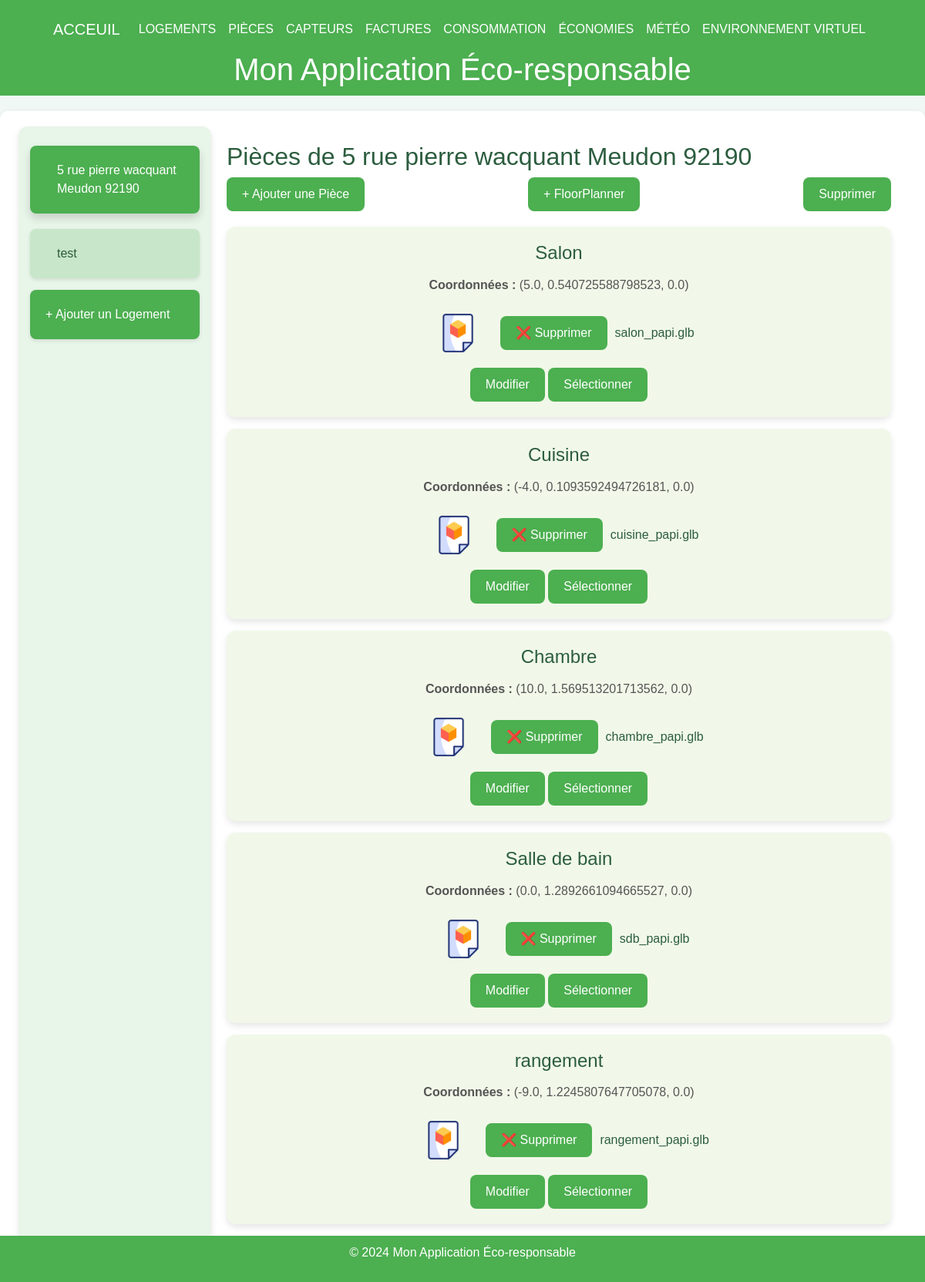
The app's page /rooms/1 with its own data.
### tables this page shows
CREATE TABLE Housing (
housing_id INTEGER PRIMARY KEY, -- Identifiant unique pour chaque logement
address VARCHAR(255), -- Adresse du logement
phone_number VARCHAR(20), -- NumÃ©ro de contact pour le logement
ip_address VARCHAR(15), -- Adresse IP associÃ©e au logement
insert_date TIMESTAMP DEFAULT CURRENT_TIMESTAMP -- Horodatage de l'ajout de l'enregistrement
);

CREATE TABLE Room (
    room_id INTEGER PRIMARY KEY, 
    housing_id INTEGER,
    name VARCHAR(100),
    x FLOAT,
    y FLOAT,
    z FLOAT,
    gltf_model VARCHAR(100) DEFAULT NULL,  -- Fix here: Comma instead of semicolon
    FOREIGN KEY (housing_id) REFERENCES Housing(housing_id)
);

### main.py (the view)
@app.get("/rooms/{housing_id}", response_class=HTMLResponse)
def get_rooms_for_housing(request: Request, housing_id: int):
    conn = get_db_connection()
    logements = conn.execute("SELECT housing_id, address FROM Housing").fetchall()
    rooms = conn.execute("SELECT * FROM Room WHERE housing_id = ?", (housing_id,)).fetchall()
    logement_address = next((logement["address"] for logement in logements if logement["housing_id"] == housing_id), "Logement par Défaut")
    conn.close()
    logements_list = [dict(logement) for logement in logements]
    rooms_list = [dict(room) for room in rooms]
    return templates.TemplateResponse("rooms.html", {
        "request": request,
        "logements": logements_list,
        "rooms": rooms_list,
        "selected_id": housing_id,
        "selected_logement_address": logement_address
    })

### templates/rooms.html (shortened to what this page needs)
{% extends "layout.html" %}
{% block content %}
<div class="container-fluid">
    <div class="menu">
        {% for logement in logements %}
        <div class="menu-item {% if selected_id == logement.housing_id %}active{% endif %}"
            onclick="location.href='/rooms/{{ logement.housing_id }}'">
            {{ logement.address }}
        </div>
        {% endfor %}
        <div class="menu-item" style="background-color: #4caf50; color: white;"
                  onclick="location.href='https://localhost:8000/logements'">
                  + Ajouter un Logement
            </div>
    </div>
    <div class="content">
        <h2>Pièces de {{ selected_logement_address or 'Logement par Défaut' }}</h2>
        <div class="actions">
            <button class="btn" onclick="openAddModal()">+ Ajouter une Pièce</button>
            <button class="btn" onclick="location.href='https://localhost:8000/floormap/{{ selected_id }}'">
                + FloorPlanner
            </button>            <button class="btn" onclick="deleteSelected()">Supprimer</button>
        </div>
        {% if rooms %}
        {% for room in rooms %}
        <div class="tile" id="tile-{{ room.room_id }}">
            <h3>{{ room.name }}</h3>
            <p><strong>Coordonnées :</strong> ({{ room.x }}, {{ room.y }}, {{ room.z }})</p>
            <div style="margin-top: 10px; display: flex; align-items: center; gap: 10px;">
                <label id="file-label-{{ room.room_id }}" for="gltf-upload-{{ room.room_id }}"
                    class="custom-file-upload btn" {% if room.gltf_model %}style="background-color: transparent;" {%
                    endif %}>
                    <div class="file-icon-container">
                        <img src="/static/icons/3d-file-static.png" alt="3D Static" class="file-icon static-img">
                    </div>
                </label>
                <button id="delete-btn-{{ room.room_id }}" class="btn"  onclick="deleteFile('{{ room.room_id }}')">
                    ❌ Supprimer
                </button>
                <span id="file-name-{{ room.room_id }}">
                    {% if room.gltf_model %} {{ room.gltf_model.split('/')[-1] }} {% else %} Aucun fichier choisi {%
                    endif %}
                </span>
            </div>
            <div style="margin-top: 10px;">
                <button class="btn"
                    onclick="openEditModal('{{ room.room_id }}', '{{ room.name }}', '{{ room.x }}', '{{ room.y }}', '{{ room.z }}')">
                    Modifier
                </button>
                <button class="btn" onclick="toggleSelection('{{ room.room_id }}')">Sélectionner</button>
            </div>
        </div>
        {% endfor %}
        {% else %}
        <p>Aucune pièce trouvée pour ce logement.</p>
        {% endif %}
    </div>
</div>
{% endblock %}

### templates/layout.html (shortened to what this page needs)
<!DOCTYPE html>
<html lang="fr">
<head>
    <link href="https://cdn.jsdelivr.net/npm/bootstrap@5.3.0/dist/css/bootstrap.min.css" rel="stylesheet">
</head>
<body>
    <header>
        {% include 'menu.html' %}
        <h1>Mon Application Éco-responsable</h1>
    </header>
    <main class="container-fluid">
        {% block content %}{% endblock %}
    </main>
    <footer>
        <p>&copy; 2024 Mon Application Éco-responsable</p>
    </footer>
</body>
</html>

### templates/menu.html (shortened to what this page needs)
<nav class="navbar navbar-expand-lg navbar-light">
    <div class="container-fluid">
        <a class="navbar-brand text-white" href="/">Acceuil</a>
        <div class="collapse navbar-collapse" id="navbarNav">
            <ul class="navbar-nav">
                <li class="nav-item"><a class="nav-link text-white" href="/logements">Logements</a></li>
                <li class="nav-item"><a class="nav-link text-white" href="/rooms/1">Pièces</a></li>
                <li class="nav-item"><a class="nav-link text-white" href="/sensors/1">Capteurs</a></li>
                <li class="nav-item"><a class="nav-link text-white" href="/visualiser_factures">Factures</a></li>
                <li class="nav-item"><a class="nav-link text-white" href="/consommation_par_logement">Consommation</a></li>
                <li class="nav-item"><a class="nav-link text-white" href="/economies_realisees">Économies</a></li>
                <li class="nav-item"><a class="nav-link text-white" href="/meteo">Météo</a></li>
                <li class="nav-item"><a class="nav-link text-white" href="/vite_scene">Environnement Virtuel</a></li>
            </ul>
        </div>
    </div>
</nav>

### templates/layout.html (style rules this page uses)
body { font-family: Arial, sans-serif; margin: 0; padding: 0; background-color: #f0f7f4; color: #2c5d3f; }
header { background-color: #4caf50; color: white; display: flex; flex-direction: column; align-items: center; padding: 10px; position: relative; }
header h1 { text-align: center; margin: 0; }
main { margin: 20px auto; padding: 20px; max-width: 1200px; background-color: white; border-radius: 10px; box-shadow: 0 4px 10px rgba(0, 0, 0, 0.1); }
footer { background-color: #4caf50; color: white; text-align: center; padding: 10px 0; position: fixed; width: 100%; bottom: 0; }

### templates/rooms.html (style rules this page uses)
.container-fluid { display: flex; flex-direction: column; }
@media (min-width: 768px) { .container-fluid { flex-direction: row; } }
.menu { width: 100%; background-color: #e8f5e9; padding: 15px; border-radius: 12px; box-shadow: 0 4px 8px rgba(0, 0, 0, 0.1); }
@media (min-width: 768px) { .menu { width: 250px; border-bottom: none; border-radius: 12px; } }
.menu-item { background-color: #c8e6c9; padding: 20px; margin: 15px 0; text-align: left; border-radius: 8px; cursor: pointer; display: flex; align-items: center; gap: 15px; transition: transform 0.3s, box-shadow 0.3s; box-shadow: 0 2px 5px rgba(0, 0, 0, 0.1); }
.menu-item:hover, .menu-item.active { background-color: #4caf50; color: white; transform: translateY(-5px); box-shadow: 0 6px 12px rgba(0, 0, 0, 0.15); }
.content { flex: 1; padding: 20px; }
.actions { margin-bottom: 20px; display: flex; justify-content: space-between; }
.btn { background-color: #4caf50; color: white; border: none; padding: 10px; border-radius: 5px; cursor: pointer; transition: transform 0.2s; }
.tile { display: inline-block; background-color: #f1f8e9; border-radius: 10px; padding: 10px; margin: 10px; box-shadow: 2px 2px 5px rgba(0, 0, 0, 0.2); text-align: center; transition: transform 0.3s; }
.tile { background-color: #f1f8e9; border-radius: 12px; padding: 20px; margin: 15px 0; box-shadow: 0 4px 8px rgba(0, 0, 0, 0.1); transition: transform 0.3s, box-shadow 0.3s; display: flex; flex-direction: column; align-items: center; text-align: center; }
.tile h3 { margin-bottom: 10px; font-size: 1.5rem; }
.tile p { margin: 5px 0; color: #555; }
.file-icon-container { display: flex; align-items: center; justify-content: center; cursor: pointer; }
.file-icon { width: 50px; height: 50px; transition: opacity 0.3s; }
.static-img { opacity: 1; }
.custom-file-upload { background-color: #4caf50; color: white; padding: 10px 20px; border-radius: 8px; cursor: pointer; border: none; font-size: 1rem; transition: background-color 0.3s, transform 0.2s; }
.btn { background-color: #4caf50; color: white; border: none; padding: 10px 20px; border-radius: 8px; cursor: pointer; transition: background-color 0.3s, transform 0.2s; }

### templates/menu.html (style rules this page uses)
.navbar { background-color: #4caf50 !important; }
.navbar-brand, .nav-link { color: white !important; position: relative; text-transform: uppercase; font-weight: 500; transition: color 0.3s ease; }
.nav-link::after { content: ''; position: absolute; left: 0; bottom: -3px; width: 0; height: 2px; background-color: #ffd700; transition: width 0.3s ease; }

### records on screen
Housing: address "5 rue pierre wacquant Meudon 92190"
Housing: address "test"
Room: name "Salon", x "5.0", y "0.540725588798523", z "0.0", gltf_model "salon_papi.glb"
Room: name "Cuisine", x "-4.0", y "0.1093592494726181", z "0.0", gltf_model "cuisine_papi.glb"
Room: name "Chambre", x "10.0", y "1.569513201713562", z "0.0", gltf_model "chambre_papi.glb"
Room: name "Salle de bain", x "0.0", y "1.2892661094665527", z "0.0", gltf_model "sdb_papi.glb"
Room: name "rangement", x "-9.0", y "1.2245807647705078", z "0.0", gltf_model "rangement_papi.glb"
